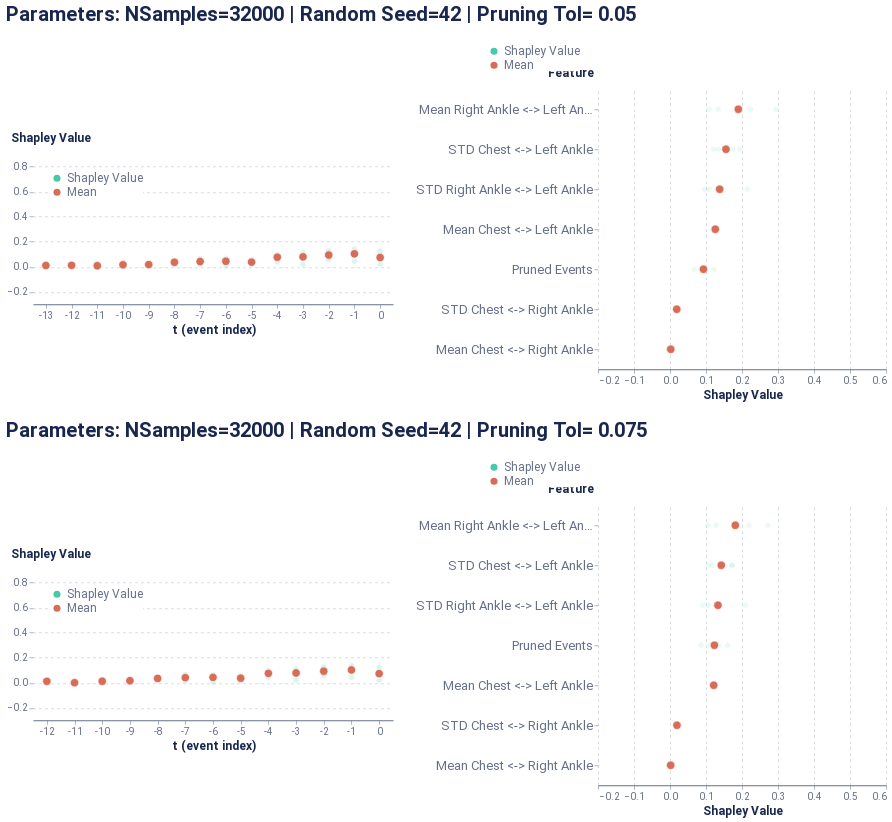

This figure's notebook cell:
### Code cell
global_plot

### Figure 1 — Vega-Lite specification as saved in the notebook (floating-point values rounded to 4 significant figures)
{"config": {"axis": {"domain": true, "domainColor": "#666F89", "grid": false, "gridCap": "round", "gridColor": "#B3B7C4", "gridDash": [2, 4], "gridWidth": 0.5, "labelColor": "#666F89", "labelFont": "Roboto, Arial, sans-serif", "labelPadding": 2, "tickColor": "#666F89", "tickOpacity": 0.5, "tickSize": 4, "titleColor": "#19274E", "titleFont": "Roboto, Arial, sans-serif", "titleFontSize": 12}, "axisBand": {"domain": true, "labelPadding": 4, "ticks": false}, "axisY": {"domain": false, "titleAlign": "left", "titleAngle": 0, "titleX": -20, "titleY": -10}, "legend": {"labelColor": "#666F89", "labelFont": "Roboto, Arial, sans-serif", "labelFontSize": 12, "symbolSize": 40, "titleColor": "#19274E", "titleFont": "Roboto, Arial, sans-serif", "titleFontSize": 12, "titlePadding": 4}, "arc": {"stroke": "#FFFFFF", "strokeWidth": 1}, "bar": {"fill": "#2770EB", "stroke": null}, "line": {"stroke": "#2770EB", "strokeWidth": 2}, "path": {"stroke": "#2770EB", "strokeWidth": 0.5}, "point": {"fill": "#2770EB", "shape": "circle", "filled": true}, "rect": {"fill": "#2770EB"}, "rule": {"stroke": "#666F89"}, "shape": {"stroke": "#2770EB"}, "text": {"color": "#19274E", "font": "Roboto, Arial, sans-serif", "fontSize": 12}, "range": {"category": ["#2770EB", "#77B98A", "#DA5252", "#FFC400", "#A87AEA", "#00A39E", "#19274E"], "diverging": ["#006360", "#2BB3AE", "#96D9D7", "#FFFFFF", "#EDAAAA", "#DA5252", "#811D1D"], "heatmap": ["#18448F", "#1B4EA5", "#2770EB", "#4C88EE", "#82ACF3", "#A6C4F7", "#E9F1FD"], "ramp": ["#18448F", "#1B4EA5", "#2770EB", "#4C88EE", "#82ACF3", "#A6C4F7", "#E9F1FD"]}, "background": "#FFFFFF", "group": {"fill": "#FFFFFF"}, "header": {"labelColor": "#19274E", "labelFont": "Roboto, Arial, sans-serif", "labelFontSize": 12, "titleColor": "#19274E", "titleFont": "Roboto, Arial, sans-serif", "titleFontSize": 16}, "title": {"anchor": "start", "color": "#19274E", "font": "Roboto, Arial, sans-serif", "fontSize": 20, "fontWeight": "bold", "offset": 20, "subtitleColor": "#19274E", "subtitleFontSize": 16}, "view": {"continuousHeight": 300, "continuousWidth": 400, "stroke": "transparent"}}, "vconcat": [{"hconcat": [{"vconcat": [{"mark": {"type": "point", "stroke": "white", "strokeWidth": 0.6}, "encoding": {"color": {"type": "nominal", "field": "type", "legend": {"fillColor": "white", "orient": "top-left", "symbolSize": 50, "symbolStrokeWidth": 0, "title": null}, "scale": {"domain": ["Shapley Value", "Mean"], "range": ["#48caaa", "#d76d58"]}}, "opacity": {"condition": {"value": 1.0, "test": "(datum.type === 'Mean')"}, "value": 0.2}, "size": {"condition": {"value": 70, "test": "(datum.type === 'Mean')"}, "value": 30}, "x": {"type": "ordinal", "axis": {"labelAngle": 0}, "field": "t (event index)"}, "y": {"type": "quantitative", "axis": {"grid": true, "titleX": -23}, "field": "Shapley Value", "scale": {"domain": [-0.3, 0.9]}, "title": "Shapley Value"}}, "height": 150, "width": 360}], "data": {"name": "data-b7700950402d18965e560e5e57cdea82"}}, {"vconcat": [{"mark": {"type": "point", "stroke": "white", "strokeWidth": 0.6}, "encoding": {"color": {"type": "nominal", "field": "type", "legend": {"fillColor": "white", "orient": "bottom-right", "symbolSize": 50, "symbolStrokeWidth": 0, "title": null}, "scale": {"domain": ["Shapley Value", "Mean"], "range": ["#618FE0", "#d76d58"]}}, "opacity": {"condition": {"value": 1.0, "test": "(datum.type === 'Mean')"}, "value": 0.1}, "size": {"condition": {"value": 70, "test": "(datum.type === 'Mean')"}, "value": 30}, "x": {"type": "quantitative", "axis": {"grid": true, "title": "Shapley Value"}, "field": "Shapley Value", "scale": {"domain": [-0.2, 0.6]}}, "y": {"type": "ordinal", "axis": {"labelFontSize": 13, "titleX": -51}, "field": "Feature", "sort": ["Mean Right Ankle <-> Left Ankle", "STD Chest <-> Left Ankle", "STD Right Ankle <-> Left Ankle", "Mean Chest <-> Left Ankle", "Pruned Events", "STD Chest <-> Right Ankle", "Mean Chest <-> Right Ankle"]}}, "height": 280, "width": 288}], "data": {"name": "data-55b1f2cb922e1d6b571e26a034954744"}}], "center": true, "title": "Parameters: NSamples=32000 | Random Seed=42 | Pruning Tol= 0.05"}, {"hconcat": [{"vconcat": [{"mark": {"type": "point", "stroke": "white", "strokeWidth": 0.6}, "encoding": {"color": {"type": "nominal", "field": "type", "legend": {"fillColor": "white", "orient": "top-left", "symbolSize": 50, "symbolStrokeWidth": 0, "title": null}, "scale": {"domain": ["Shapley Value", "Mean"], "range": ["#48caaa", "#d76d58"]}}, "opacity": {"condition": {"value": 1.0, "test": "(datum.type === 'Mean')"}, "value": 0.2}, "size": {"condition": {"value": 70, "test": "(datum.type === 'Mean')"}, "value": 30}, "x": {"type": "ordinal", "axis": {"labelAngle": 0}, "field": "t (event index)"}, "y": {"type": "quantitative", "axis": {"grid": true, "titleX": -23}, "field": "Shapley Value", "scale": {"domain": [-0.3, 0.9]}, "title": "Shapley Value"}}, "height": 150, "width": 360}], "data": {"name": "data-a56b3492c7489cb5e0b5bd899e678ea1"}}, {"vconcat": [{"mark": {"type": "point", "stroke": "white", "strokeWidth": 0.6}, "encoding": {"color": {"type": "nominal", "field": "type", "legend": {"fillColor": "white", "orient": "bottom-right", "symbolSize": 50, "symbolStrokeWidth": 0, "title": null}, "scale": {"domain": ["Shapley Value", "Mean"], "range": ["#618FE0", "#d76d58"]}}, "opacity": {"condition": {"value": 1.0, "test": "(datum.type === 'Mean')"}, "value": 0.1}, "size": {"condition": {"value": 70, "test": "(datum.type === 'Mean')"}, "value": 30}, "x": {"type": "quantitative", "axis": {"grid": true, "title": "Shapley Value"}, "field": "Shapley Value", "scale": {"domain": [-0.2, 0.6]}}, "y": {"type": "ordinal", "axis": {"labelFontSize": 13, "titleX": -51}, "field": "Feature", "sort": ["Mean Right Ankle <-> Left Ankle", "STD Chest <-> Left Ankle", "STD Right Ankle <-> Left Ankle", "Pruned Events", "Mean Chest <-> Left Ankle", "STD Chest <-> Right Ankle", "Mean Chest <-> Right Ankle"]}}, "height": 280, "width": 288}], "data": {"name": "data-85d09a1dcca23bed56fc34622b23eb3e"}}], "center": true, "title": "Parameters: NSamples=32000 | Random Seed=42 | Pruning Tol= 0.075"}], "$schema": "https://vega.github.io/schema/vega-lite/v4.8.1.json", "datasets": {"data-b7700950402d18965e560e5e57cdea82": [{"Shapley Value": 0.0194, "t (event index)": 0, "type": "Shapley Value"}, {"Shapley Value": 0.04374, "t (event index)": -1, "type": "Shapley Value"}, {"Shapley Value": 0.1285, "t (event index)": -2, "type": "Shapley Value"}, {"Shapley Value": 0.09252, "t (event index)": -3, "type": "Shapley Value"}, {"Shapley Value": 0.0831, "t (event index)": -4, "type": "Shapley Value"}, {"Shapley Value": 0.01669, "t (event index)": -5, "type": "Shapley Value"}, {"Shapley Value": 0.006386, "t (event index)": -6, "type": "Shapley Value"}, {"Shapley Value": 0.03812, "t (event index)": -7, "type": "Shapley Value"}, {"Shapley Value": 0.04571, "t (event index)": -8, "type": "Shapley Value"}, {"Shapley Value": 0.01115, "t (event index)": -9, "type": "Shapley Value"}, {"Shapley Value": 0.01552, "t (event index)": -10, "type": "Shapley Value"}, {"Shapley Value": 0.0005341, "t (event index)": -11, "type": "Shapley Value"}, {"Shapley Value": 0.01314, "t (event index)": -12, "type": "Shapley Value"}, {"Shapley Value": 0.01019, "t (event index)": -13, "type": "Shapley Value"}, {"Shapley Value": 0.08513, "t (event index)": 0, "type": "Shapley Value"}, {"Shapley Value": 0.14, "t (event index)": -1, "type": "Shapley Value"}, {"Shapley Value": 0.07578, "t (event index)": -2, "type": "Shapley Value"}, {"Shapley Value": 0.01991, "t (event index)": -3, "type": "Shapley Value"}, {"Shapley Value": 0.09996, "t (event index)": -4, "type": "Shapley Value"}, {"Shapley Value": 0.03383, "t (event index)": -5, "type": "Shapley Value"}, {"Shapley Value": 0.06766, "t (event index)": -6, "type": "Shapley Value"}, {"Shapley Value": 0.06705, "t (event index)": -7, "type": "Shapley Value"}, {"Shapley Value": 0.03736, "t (event index)": -8, "type": "Shapley Value"}, {"Shapley Value": 0.01868, "t (event index)": -9, "type": "Shapley Value"}, {"Shapley Value": 0.01496, "t (event index)": -10, "type": "Shapley Value"}, {"Shapley Value": 0.01065, "t (event index)": -11, "type": "Shapley Value"}, {"Shapley Value": 0.01567, "t (event index)": -12, "type": "Shapley Value"}, {"Shapley Value": 0.1265, "t (event index)": 0, "type": "Shapley Value"}, {"Shapley Value": 0.1088, "t (event index)": -1, "type": "Shapley Value"}, {"Shapley Value": 0.05887, "t (event index)": -2, "type": "Shapley Value"}, {"Shapley Value": 0.1125, "t (event index)": -3, "type": "Shapley Value"}, {"Shapley Value": 0.08144, "t (event index)": -4, "type": "Shapley Value"}, {"Shapley Value": 0.05788, "t (event index)": -5, "type": "Shapley Value"}, {"Shapley Value": 0.05868, "t (event index)": -6, "type": "Shapley Value"}, {"Shapley Value": 0.01511, "t (event index)": -7, "type": "Shapley Value"}, {"Shapley Value": 0.03056, "t (event index)": -8, "type": "Shapley Value"}, {"Shapley Value": 0.02159, "t (event index)": -9, "type": "Shapley Value"}, {"Shapley Value": 0.02313, "t (event index)": -10, "type": "Shapley Value"}, {"Shapley Value": 0.06489, "t (event index)": 0, "type": "Shapley Value"}, {"Shapley Value": 0.1209, "t (event index)": -1, "type": "Shapley Value"}, {"Shapley Value": 0.111, "t (event index)": -2, "type": "Shapley Value"}, {"Shapley Value": 0.09226, "t (event index)": -3, "type": "Shapley Value"}, {"Shapley Value": 0.03967, "t (event index)": -4, "type": "Shapley Value"}, {"Shapley Value": 0.03885, "t (event index)": -5, "type": "Shapley Value"}, {"Shapley Value": 0.04158, "t (event index)": -6, "type": "Shapley Value"}, {"Shapley Value": 0.04608, "t (event index)": -7, "type": "Shapley Value"}, {"Shapley Value": 0.0291, "t (event index)": -8, "type": "Shapley Value"}, {"Shapley Value": 0.01804, "t (event index)": -9, "type": "Shapley Value"}, {"Shapley Value": 0.008946, "t (event index)": -10, "type": "Shapley Value"}, {"Shapley Value": 0.01415, "t (event index)": -11, "type": "Shapley Value"}, {"Shapley Value": 0.00558, "t (event index)": -12, "type": "Shapley Value"}, {"Shapley Value": 0.01019, "t (event index)": -13, "type": "Mean"}, {"Shapley Value": 0.01147, "t (event index)": -12, "type": "Mean"}, {"Shapley Value": 0.008447, "t (event index)": -11, "type": "Mean"}, {"Shapley Value": 0.01564, "t (event index)": -10, "type": "Mean"}, {"Shapley Value": 0.01737, "t (event index)": -9, "type": "Mean"}, {"Shapley Value": 0.03568, "t (event index)": -8, "type": "Mean"}, {"Shapley Value": 0.04159, "t (event index)": -7, "type": "Mean"}, {"Shapley Value": 0.04358, "t (event index)": -6, "type": "Mean"}, {"Shapley Value": 0.03681, "t (event index)": -5, "type": "Mean"}, {"Shapley Value": 0.07604, "t (event index)": -4, "type": "Mean"}, {"Shapley Value": 0.07929, "t (event index)": -3, "type": "Mean"}, {"Shapley Value": 0.09354, "t (event index)": -2, "type": "Mean"}, {"Shapley Value": 0.1034, "t (event index)": -1, "type": "Mean"}, {"Shapley Value": 0.07398, "t (event index)": 0, "type": "Mean"}], "data-55b1f2cb922e1d6b571e26a034954744": [{"Shapley Value": -0.003732, "Feature": "Mean Chest <-> Right Ankle", "type": "Shapley Value"}, {"Shapley Value": 0.01634, "Feature": "STD Chest <-> Right Ankle", "type": "Shapley Value"}, {"Shapley Value": 0.1294, "Feature": "Mean Chest <-> Left Ankle", "type": "Shapley Value"}, {"Shapley Value": 0.1743, "Feature": "STD Chest <-> Left Ankle", "type": "Shapley Value"}, {"Shapley Value": 0.1078, "Feature": "Mean Right Ankle <-> Left Ankle", "type": "Shapley Value"}, {"Shapley Value": 0.09607, "Feature": "STD Right Ankle <-> Left Ankle", "type": "Shapley Value"}, {"Shapley Value": 0.06787, "Feature": "Pruned Events", "type": "Shapley Value"}, {"Shapley Value": 0.007585, "Feature": "Mean Chest <-> Right Ankle", "type": "Shapley Value"}, {"Shapley Value": 0.02075, "Feature": "STD Chest <-> Right Ankle", "type": "Shapley Value"}, {"Shapley Value": 0.1173, "Feature": "Mean Chest <-> Left Ankle", "type": "Shapley Value"}, {"Shapley Value": 0.1336, "Feature": "STD Chest <-> Left Ankle", "type": "Shapley Value"}, {"Shapley Value": 0.2941, "Feature": "Mean Right Ankle <-> Left Ankle", "type": "Shapley Value"}, {"Shapley Value": 0.109, "Feature": "STD Right Ankle <-> Left Ankle", "type": "Shapley Value"}, {"Shapley Value": 0.0962, "Feature": "Pruned Events", "type": "Shapley Value"}, {"Shapley Value": -0.001496, "Feature": "Mean Chest <-> Right Ankle", "type": "Shapley Value"}, {"Shapley Value": 0.01713, "Feature": "STD Chest <-> Right Ankle", "type": "Shapley Value"}, {"Shapley Value": 0.1273, "Feature": "Mean Chest <-> Left Ankle", "type": "Shapley Value"}, {"Shapley Value": 0.1936, "Feature": "STD Chest <-> Left Ankle", "type": "Shapley Value"}, {"Shapley Value": 0.2233, "Feature": "Mean Right Ankle <-> Left Ankle", "type": "Shapley Value"}, {"Shapley Value": 0.1319, "Feature": "STD Right Ankle <-> Left Ankle", "type": "Shapley Value"}, {"Shapley Value": 0.1231, "Feature": "Pruned Events", "type": "Shapley Value"}, {"Shapley Value": 0.006059, "Feature": "Mean Chest <-> Right Ankle", "type": "Shapley Value"}, {"Shapley Value": 0.02101, "Feature": "STD Chest <-> Right Ankle", "type": "Shapley Value"}, {"Shapley Value": 0.1295, "Feature": "Mean Chest <-> Left Ankle", "type": "Shapley Value"}, {"Shapley Value": 0.1206, "Feature": "STD Chest <-> Left Ankle", "type": "Shapley Value"}, {"Shapley Value": 0.134, "Feature": "Mean Right Ankle <-> Left Ankle", "type": "Shapley Value"}, {"Shapley Value": 0.2151, "Feature": "STD Right Ankle <-> Left Ankle", "type": "Shapley Value"}, {"Shapley Value": 0.08457, "Feature": "Pruned Events", "type": "Shapley Value"}, {"Shapley Value": 0.09295, "Feature": "Pruned Events", "type": "Mean"}, {"Shapley Value": 0.002104, "Feature": "Mean Chest <-> Right Ankle", "type": "Mean"}, {"Shapley Value": 0.1259, "Feature": "Mean Chest <-> Left Ankle", "type": "Mean"}, {"Shapley Value": 0.1898, "Feature": "Mean Right Ankle <-> Left Ankle", "type": "Mean"}, {"Shapley Value": 0.01881, "Feature": "STD Chest <-> Right Ankle", "type": "Mean"}, {"Shapley Value": 0.1555, "Feature": "STD Chest <-> Left Ankle", "type": "Mean"}, {"Shapley Value": 0.138, "Feature": "STD Right Ankle <-> Left Ankle", "type": "Mean"}], "data-a56b3492c7489cb5e0b5bd899e678ea1": [{"Shapley Value": 0.01911, "t (event index)": 0, "type": "Shapley Value"}, {"Shapley Value": 0.04333, "t (event index)": -1, "type": "Shapley Value"}, {"Shapley Value": 0.1271, "t (event index)": -2, "type": "Shapley Value"}, {"Shapley Value": 0.09141, "t (event index)": -3, "type": "Shapley Value"}, {"Shapley Value": 0.08218, "t (event index)": -4, "type": "Shapley Value"}, {"Shapley Value": 0.01648, "t (event index)": -5, "type": "Shapley Value"}, {"Shapley Value": 0.006328, "t (event index)": -6, "type": "Shapley Value"}, {"Shapley Value": 0.03765, "t (event index)": -7, "type": "Shapley Value"}, {"Shapley Value": 0.04502, "t (event index)": -8, "type": "Shapley Value"}, {"Shapley Value": 0.01088, "t (event index)": -9, "type": "Shapley Value"}, {"Shapley Value": 0.01505, "t (event index)": -10, "type": "Shapley Value"}, {"Shapley Value": 0.000512, "t (event index)": -11, "type": "Shapley Value"}, {"Shapley Value": 0.01152, "t (event index)": -12, "type": "Shapley Value"}, {"Shapley Value": 0.08429, "t (event index)": 0, "type": "Shapley Value"}, {"Shapley Value": 0.1386, "t (event index)": -1, "type": "Shapley Value"}, {"Shapley Value": 0.07504, "t (event index)": -2, "type": "Shapley Value"}, {"Shapley Value": 0.01974, "t (event index)": -3, "type": "Shapley Value"}, {"Shapley Value": 0.09881, "t (event index)": -4, "type": "Shapley Value"}, {"Shapley Value": 0.03355, "t (event index)": -5, "type": "Shapley Value"}, {"Shapley Value": 0.06669, "t (event index)": -6, "type": "Shapley Value"}, {"Shapley Value": 0.06549, "t (event index)": -7, "type": "Shapley Value"}, {"Shapley Value": 0.03617, "t (event index)": -8, "type": "Shapley Value"}, {"Shapley Value": 0.01765, "t (event index)": -9, "type": "Shapley Value"}, {"Shapley Value": 0.01226, "t (event index)": -10, "type": "Shapley Value"}, {"Shapley Value": 0.1246, "t (event index)": 0, "type": "Shapley Value"}, {"Shapley Value": 0.1074, "t (event index)": -1, "type": "Shapley Value"}, {"Shapley Value": 0.05807, "t (event index)": -2, "type": "Shapley Value"}, {"Shapley Value": 0.1108, "t (event index)": -3, "type": "Shapley Value"}, {"Shapley Value": 0.08068, "t (event index)": -4, "type": "Shapley Value"}, {"Shapley Value": 0.05746, "t (event index)": -5, "type": "Shapley Value"}, {"Shapley Value": 0.05779, "t (event index)": -6, "type": "Shapley Value"}, {"Shapley Value": 0.01462, "t (event index)": -7, "type": "Shapley Value"}, {"Shapley Value": 0.02885, "t (event index)": -8, "type": "Shapley Value"}, {"Shapley Value": 0.01949, "t (event index)": -9, "type": "Shapley Value"}, {"Shapley Value": 0.0645, "t (event index)": 0, "type": "Shapley Value"}, {"Shapley Value": 0.1202, "t (event index)": -1, "type": "Shapley Value"}, {"Shapley Value": 0.1104, "t (event index)": -2, "type": "Shapley Value"}, {"Shapley Value": 0.09179, "t (event index)": -3, "type": "Shapley Value"}, {"Shapley Value": 0.03949, "t (event index)": -4, "type": "Shapley Value"}, {"Shapley Value": 0.03864, "t (event index)": -5, "type": "Shapley Value"}, {"Shapley Value": 0.04126, "t (event index)": -6, "type": "Shapley Value"}, {"Shapley Value": 0.04535, "t (event index)": -7, "type": "Shapley Value"}, {"Shapley Value": 0.0284, "t (event index)": -8, "type": "Shapley Value"}, {"Shapley Value": 0.01647, "t (event index)": -9, "type": "Shapley Value"}, {"Shapley Value": 0.008573, "t (event index)": -10, "type": "Shapley Value"}, {"Shapley Value": 0.01152, "t (event index)": -12, "type": "Mean"}, {"Shapley Value": 0.000512, "t (event index)": -11, "type": "Mean"}, {"Shapley Value": 0.01196, "t (event index)": -10, "type": "Mean"}, {"Shapley Value": 0.01612, "t (event index)": -9, "type": "Mean"}, {"Shapley Value": 0.03461, "t (event index)": -8, "type": "Mean"}, {"Shapley Value": 0.04078, "t (event index)": -7, "type": "Mean"}, {"Shapley Value": 0.04302, "t (event index)": -6, "type": "Mean"}, {"Shapley Value": 0.03653, "t (event index)": -5, "type": "Mean"}, {"Shapley Value": 0.07529, "t (event index)": -4, "type": "Mean"}, {"Shapley Value": 0.07843, "t (event index)": -3, "type": "Mean"}, {"Shapley Value": 0.09265, "t (event index)": -2, "type": "Mean"}, {"Shapley Value": 0.1024, "t (event index)": -1, "type": "Mean"}, {"Shapley Value": 0.07313, "t (event index)": 0, "type": "Mean"}], "data-85d09a1dcca23bed56fc34622b23eb3e": [{"Shapley Value": -0.004015, "Feature": "Mean Chest <-> Right Ankle", "type": "Shapley Value"}, {"Shapley Value": 0.01673, "Feature": "STD Chest <-> Right Ankle", "type": "Shapley Value"}, {"Shapley Value": 0.1216, "Feature": "Mean Chest <-> Left Ankle", "type": "Shapley Value"}, {"Shapley Value": 0.1711, "Feature": "STD Chest <-> Left Ankle", "type": "Shapley Value"}, {"Shapley Value": 0.1055, "Feature": "Mean Right Ankle <-> Left Ankle", "type": "Shapley Value"}, {"Shapley Value": 0.09012, "Feature": "STD Right Ankle <-> Left Ankle", "type": "Shapley Value"}, {"Shapley Value": 0.08694, "Feature": "Pruned Events", "type": "Shapley Value"}, {"Shapley Value": 0.007425, "Feature": "Mean Chest <-> Right Ankle", "type": "Shapley Value"}, {"Shapley Value": 0.02097, "Feature": "STD Chest <-> Right Ankle", "type": "Shapley Value"}, {"Shapley Value": 0.1188, "Feature": "Mean Chest <-> Left Ankle", "type": "Shapley Value"}, {"Shapley Value": 0.1179, "Feature": "STD Chest <-> Left Ankle", "type": "Shapley Value"}, {"Shapley Value": 0.2718, "Feature": "Mean Right Ankle <-> Left Ankle", "type": "Shapley Value"}, {"Shapley Value": 0.1062, "Feature": "STD Right Ankle <-> Left Ankle", "type": "Shapley Value"}, {"Shapley Value": 0.1355, "Feature": "Pruned Events", "type": "Shapley Value"}, {"Shapley Value": -0.001119, "Feature": "Mean Chest <-> Right Ankle", "type": "Shapley Value"}, {"Shapley Value": 0.01862, "Feature": "STD Chest <-> Right Ankle", "type": "Shapley Value"}, {"Shapley Value": 0.1175, "Feature": "Mean Chest <-> Left Ankle", "type": "Shapley Value"}, {"Shapley Value": 0.1734, "Feature": "STD Chest <-> Left Ankle", "type": "Shapley Value"}, {"Shapley Value": 0.2196, "Feature": "Mean Right Ankle <-> Left Ankle", "type": "Shapley Value"}, {"Shapley Value": 0.1267, "Feature": "STD Right Ankle <-> Left Ankle", "type": "Shapley Value"}, {"Shapley Value": 0.1601, "Feature": "Pruned Events", "type": "Shapley Value"}, {"Shapley Value": 0.005215, "Feature": "Mean Chest <-> Right Ankle", "type": "Shapley Value"}, {"Shapley Value": 0.02108, "Feature": "STD Chest <-> Right Ankle", "type": "Shapley Value"}, {"Shapley Value": 0.1278, "Feature": "Mean Chest <-> Left Ankle", "type": "Shapley Value"}, {"Shapley Value": 0.1074, "Feature": "STD Chest <-> Left Ankle", "type": "Shapley Value"}, {"Shapley Value": 0.1288, "Feature": "Mean Right Ankle <-> Left Ankle", "type": "Shapley Value"}, {"Shapley Value": 0.2097, "Feature": "STD Right Ankle <-> Left Ankle", "type": "Shapley Value"}, {"Shapley Value": 0.1109, "Feature": "Pruned Events", "type": "Shapley Value"}, {"Shapley Value": 0.1234, "Feature": "Pruned Events", "type": "Mean"}, {"Shapley Value": 0.001877, "Feature": "Mean Chest <-> Right Ankle", "type": "Mean"}, {"Shapley Value": 0.1214, "Feature": "Mean Chest <-> Left Ankle", "type": "Mean"}, {"Shapley Value": 0.1814, "Feature": "Mean Right Ankle <-> Left Ankle", "type": "Mean"}, {"Shapley Value": 0.01935, "Feature": "STD Chest <-> Right Ankle", "type": "Mean"}, {"Shapley Value": 0.1424, "Feature": "STD Chest <-> Left Ankle", "type": "Mean"}, {"Shapley Value": 0.1332, "Feature": "STD Right Ankle <-> Left Ankle", "type": "Mean"}]}}
